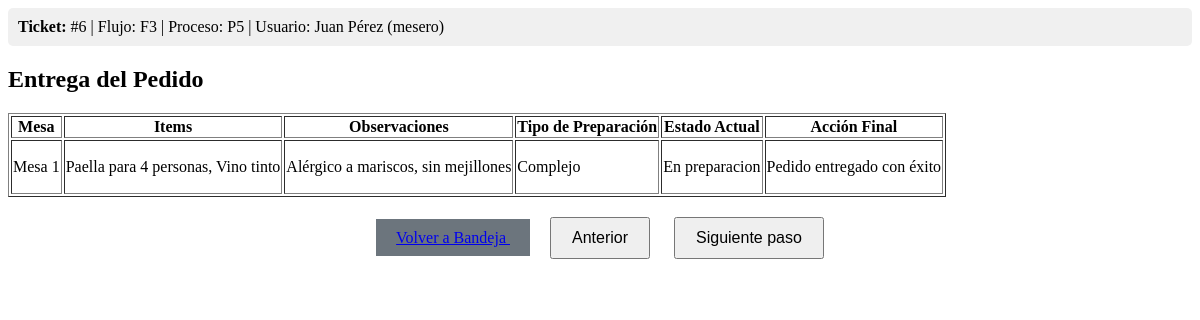
The page /inicial.php?flujo=F3&proceso=P5&ticket=6 (signed in) on the database its author committed.
### tables this page shows
CREATE TABLE pedidos (
    id INT AUTO_INCREMENT PRIMARY KEY,
    mesa_id INT NOT NULL,
    items TEXT NOT NULL,
    observaciones TEXT,
    estado ENUM('pendiente', 'en_preparacion', 'en_cocina', 'para_revision', 'para_facturar', 'completado') NOT NULL,
    mesero VARCHAR(50) NOT NULL,
    fecha_creacion DATETIME DEFAULT CURRENT_TIMESTAMP,
    FOREIGN KEY (mesa_id) REFERENCES mesas(id)
);

CREATE TABLE mesas (
    id INT AUTO_INCREMENT PRIMARY KEY,
    nombre VARCHAR(50) NOT NULL,
    capacidad INT NOT NULL,
    estado ENUM('libre', 'ocupada') DEFAULT 'libre'
);

### entrega.inc.php (the view, shortened to what this page needs)
<h2>Entrega del Pedido</h2>
<?php
$pedido_actual = null;
if ($ticket > 0) {
    $query = "SELECT p.*, m.nombre as nombre_mesa FROM pedidos p
    JOIN mesas m ON p.mesa_id = m.id
    WHERE p.id = $ticket";
    $result = mysqli_query($con, $query);
    if ($result && mysqli_num_rows($result) > 0) {
        $pedido_actual = mysqli_fetch_assoc($result);
    }
}
if ($pedido_actual):
?>
<table border="1">
    <tr>
        <th>Mesa</th>
        <th>Items</th>
        <th>Observaciones</th>
        <th>Tipo de Preparación</th>
        <th>Estado Actual</th>
        <th>Acción Final</th>
    </tr>
    <tr>
        <td><?php echo htmlspecialchars($pedido_actual["nombre_mesa"]); ?></td>
        <td><?php echo nl2br(htmlspecialchars($pedido_actual["items"])); ?></td>
        <td><?php echo nl2br(htmlspecialchars($pedido_actual["observaciones"])); ?></td>
        <td><?php echo ucfirst(htmlspecialchars($pedido_actual["tipo_preparacion"])); ?></td>
        <td><?php echo ucfirst(str_replace('_', ' ', htmlspecialchars($pedido_actual["estado"]))); ?></td>
        <td>
            <p>Pedido entregado con éxito</p>
        </td>
    </tr>
</table>
<?php else: ?>
<div class="alert alert-warning">
    No hay pedidos para entrega en este proceso.
</div>
<?php endif; ?>

### rows shown on the page
pedidos: mesa.nombre "Mesa 1", items "Paella para 4 personas, Vino tinto", observaciones "Alérgico a mariscos, sin mejillones", tipo_preparacion "Complejo", estado "En preparacion"

### other values the page prints
$ticket "6"
$flujo "F3"
$proceso "P5"
$_SESSION["nombre"] "Juan Pérez"
$_SESSION["rol"] "mesero"
$texto_boton_siguiente "Siguiente paso"
